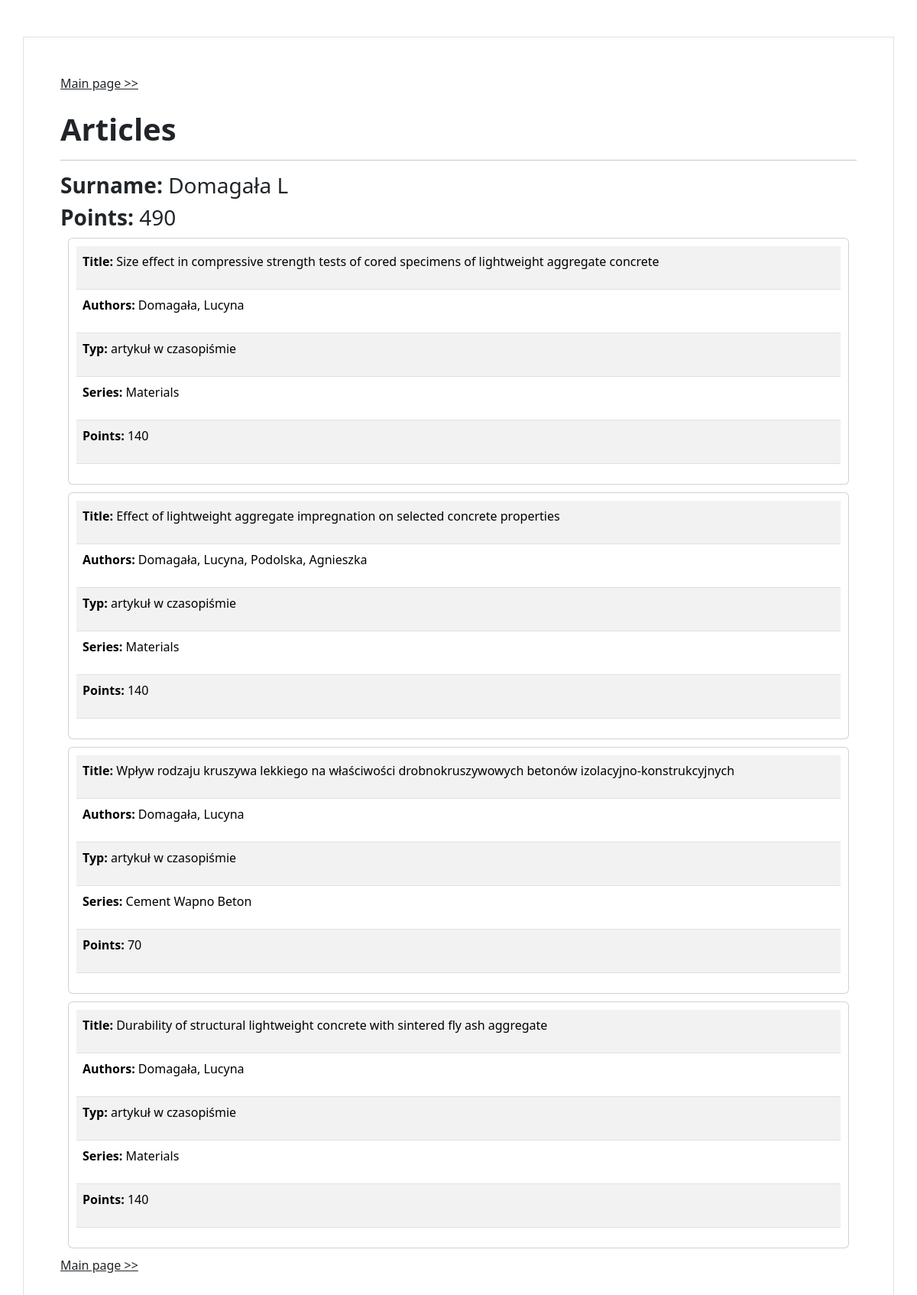
The app's page /articles/9 with its own data.
### biblos/models.py (models this page shows)
class Author(models.Model):
    name = models.CharField(max_length = 200, blank=True, null=True, unique = True)
    class Meta:
        db_table = 'author'

class Article(models.Model):
    author = models.ForeignKey(Author, on_delete=models.CASCADE)
    title = models.CharField(max_length = 200)
    authors = models.CharField(max_length = 200, blank=True, null=True)
    ext_authors = models.CharField(max_length = 200, blank=True, null=True)
    typ = models.CharField(max_length = 200, blank=True, null=True)
    series = models.CharField(max_length = 200, blank=True, null=True)
    release_data = models.CharField(max_length = 200, blank=True, null=True)
    points = models.IntegerField(blank=True, null=True)
    mnisw_list = models.CharField(max_length = 200, blank=True, null=True)
    impact = models.CharField(max_length = 200, blank=True, null=True)
    class Meta:
        db_table = 'article'

### biblos/views.py (the view)
# urls.py: path('articles/<int:id>', views.author_view, name='articles')
def author_view(request, id):
    author = Author.objects.filter(id=id).first()
    articles = Article.objects.filter(author=author, points__gt=0)
    points = 0
    for article in articles:
        points+=article.points
    context = dict({ "author" : author, "articles":articles, "points": points })
    return render(request, 'biblos/author_view.html', context=context)

### biblos/templates/biblos/author_view.html (shortened to what this page needs)
{% extends 'biblos/base.html' %}
{% block content %}
<div class="container p-5 my-5 border">
    <a href='/' class="link-dark">Main page &gt;&gt;</a>
    <br>
    <br>
    <p class="h1" class="text-align: center"><b>Articles</b></p>
    <hr>
    <p class="h3"><b>Surname: </b>{{author.name}}</p>
    <p class="h3"><b>Points: </b>{{points}}</p>
    {% for article in articles %}
        <div class="card" style="padding:10px; margin: 10px">
            <table class="table table-striped" >
                <tr><td><p id="article"><b>Title: </b>{{article.title}}</p></td></tr>
                <tr><td><p id="article"><b>Authors: </b>{{article.authors}}{% if article.ext_authors %}, {{article.ext_authors}}{% endif %}</p></td></tr>
                {% if article.typ %}<tr><td><p id="article"><b>Typ: </b>{{article.typ}}</p></td></tr>{% endif %}
                {% if article.series %}<tr><td><p id="article"><b>Series: </b>{{article.series}}</p></td></tr>{% endif %}
                {% if article.points %}<tr><td><p id="article"><b>Points: </b>{{article.points}}</p></td></tr>{% endif %}
            </table>
        </div>
    {% endfor %}
    <a href='/' class="link-dark">Main page &gt;&gt;</a>
</div>
{% endblock %}

### records on screen
Author: name "Domagała L"
Article: title "Size effect in compressive strength tests of cored specimens of lightweight aggregate concrete", authors "Domagała, Lucyna", typ "artykuł w czasopiśmie", series "Materials", points "140"
Article: title "Effect of lightweight aggregate impregnation on selected concrete properties", authors "Domagała, Lucyna", ext_authors "Podolska, Agnieszka", typ "artykuł w czasopiśmie", series "Materials", points "140"
Article: title "Wpływ rodzaju kruszywa lekkiego na właściwości drobnokruszywowych betonów izolacyjno-konstrukcyjnych", authors "Domagała, Lucyna", typ "artykuł w czasopiśmie", series "Cement Wapno Beton", points "70"
Article: title "Durability of structural lightweight concrete with sintered fly ash aggregate", authors "Domagała, Lucyna", typ "artykuł w czasopiśmie", series "Materials", points "140"

### other values on screen
{{ points }} "490"
